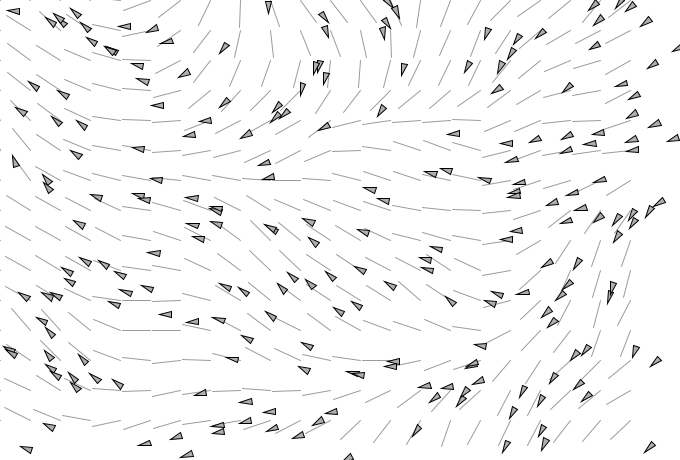
Frame 1 (no input)
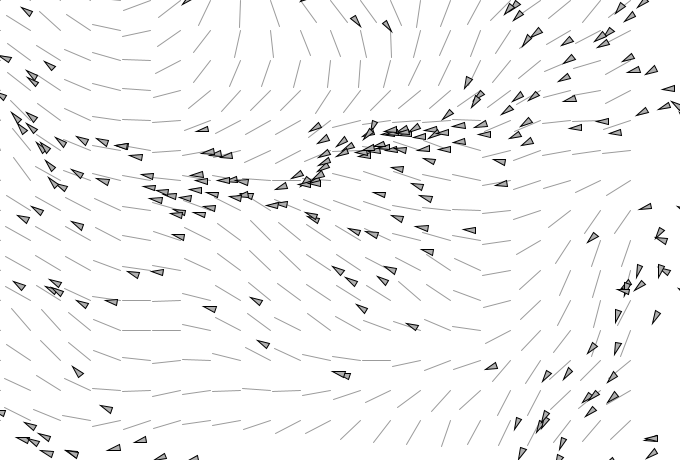
Frame 60 (the mouse pressed at the canvas centre just before this capture)
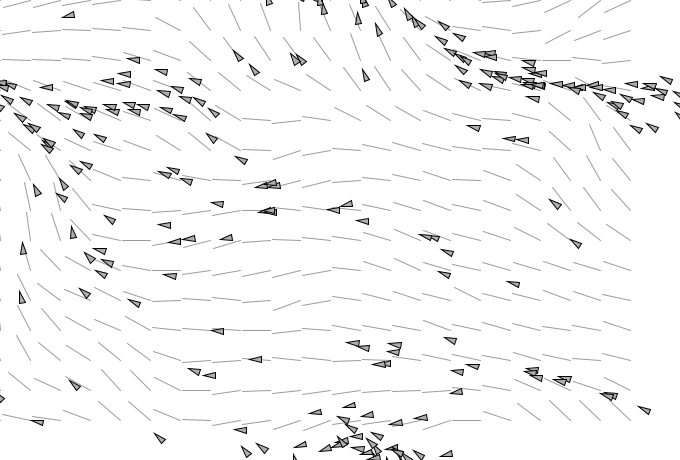
Frame 120 (the mouse held since frame 60 and released just before this capture)

The Processing sketch that drew these frames (run headless with seeded random() and noise(); from frame 60 on, the mouse is pressed at the canvas centre):

// Processing sketch: Slopes
// ── Slopes.pde
//Credit to go to the follow, this code is used for a calculus course to demonstrate slope fields

// The Nature of Code
// Daniel Shiffman
// http://natureofcode.com

// Flow Field Following
// Via Reynolds: http://www.red3d.com/cwr/steer/FlowFollow.html

// Using this variable to decide whether to draw all the stuff
boolean debug = true;

int randomNoise = 33;

// Flowfield object
FlowField theFlow;

// An ArrayList of vehicles
ArrayList<Vehicle> vehicles;

int DEFAULT_RES = 30;

void setup() {
  size(680, 460);
  //fullScreen();

  // Make a new flow field with "resolution" of 16
  theFlow = new FlowField(DEFAULT_RES);
  theFlow.init();
  vehicles = new ArrayList<Vehicle>();
  // Make a whole bunch of vehicles with random maxspeed and maxforce values
  for (int i = 0; i < 220; i++) {
    vehicles.add(new Vehicle(new PVector(random(width), random(height)), random(2, 5), random(0.1, 0.5)));
  }
}

void draw() {
  background(255);
  //// Display the theFlow in "debug" mode
  if (debug) theFlow.display();
  // Tell all the vehicles to follow the flow field
  for (Vehicle v : vehicles) {
    v.follow(theFlow);
    v.run();
  }
}


void keyPressed() {
  if (key == ' ') {
    debug = !debug;
  }
}

// Make a new theFlow
void mousePressed() {
  theFlow.init();
  theFlow = new FlowField(DEFAULT_RES);
  theFlow.init();
  //  console.log("mouse pressed");
}

// The Nature of Code
// Daniel Shiffman
// http://natureofcode.com

// Flow Field Following

class FlowField {

  // A flow field is a two dimensional array of PVectors
  PVector[][] forceField;
  int cols, rows; // Columns and Rows
  int resolution; // How large is each "cell" of the flow field

  FlowField(int r) {
    super();
    resolution = r;
    // Determine the number of columns and rows based on sketch's width and height
    cols = width/resolution;
    rows = height/resolution;
    this.forceField = new PVector[cols][rows];
  }

  public void init() {
    // Reseed noise so we get a new flow field every time
    randomNoise += 23;
    noiseSeed((int)random(10000));


    float xoff = 0;
    for (int i = 0; i < forceField.length; i++) {
      float yoff = 0;

      for (int j = 0; j < forceField[0].length; j++) {
        float theta = map(noise(xoff+0.01, yoff+0.01, 1), 0, 1, 0, TWO_PI);
        // Polar to cartesian coordinate transformation to get x and y components of the vector
        PVector vTemp = new PVector(cos(theta), sin(theta));
        PVector[] row = this.forceField[i]; 
        row[j] = vTemp;

        this.forceField[i][j] = vTemp; 
        yoff += 0.1;
      }
      xoff += 0.1;
    }
  }

  // Draw every vector
  void display() {
    for (int i = 0; i < forceField.length; i++) {
      for (int j = 0; j < forceField[0].length; j++) {
        drawVector(forceField[i][j], i*resolution, j*resolution, resolution-2);
      }
    }
  }

  // Renders a vector object 'v' as an arrow and a position 'x,y'
  void drawVector(PVector v, float x, float y, float scayl) {
    if (v==null)
      return;
    pushMatrix();
    float arrowsize = 4;
    // Translate to position to render vector
    translate(x, y);
    stroke(0, 100);
    // Call vector heading function to get direction (note that pointing to the right is a heading of 0) and rotate
    rotate(v.heading2D());
    // Calculate length of vector & scale it to be bigger or smaller if necessary
    float len = v.mag()*scayl;
    // Draw three lines to make an arrow (draw pointing up since we've rotate to the proper direction)
    line(0, 0, len, 0);
    //line(len,0,len-arrowsize,+arrowsize/2);
    //line(len,0,len-arrowsize,-arrowsize/2);
    popMatrix();
  }

  PVector lookup(PVector lookup) {
    int column = int(constrain(lookup.x/resolution, 0, cols-1));
    int row = int(constrain(lookup.y/resolution, 0, rows-1));

    return forceField[column][row].get();
  }
}

// The Nature of Code
// Daniel Shiffman
// http://natureofcode.com

// Flow Field Following

class Vehicle {

  // The usual stuff
  PVector position;
  PVector velocity;
  PVector acceleration;
  float r;
  float maxforce;    // Maximum steering force
  float maxspeed;    // Maximum speed

  Vehicle(PVector l, float ms, float mf) {
    position = l.get();
    r = 3.0;
    maxspeed = ms;
    maxforce = mf;
    acceleration = new PVector(0, 0);
    velocity = new PVector(0, 0);
  }

  public void run() {
    update();
    borders();
    display();
  }


  // Implementing Reynolds' flow field following algorithm
  // http://www.red3d.com/cwr/steer/FlowFollow.html
  void follow(FlowField flow) {
    // What is the vector at that spot in the flow field?
    PVector desired = flow.lookup(position);
    // Scale it up by maxspeed
    desired.mult(maxspeed);
    // Steering is desired minus velocity
    PVector steer = PVector.sub(desired, velocity);
    steer.limit(maxforce);  // Limit to maximum steering force
    applyForce(steer);
  }

  void applyForce(PVector force) {
    // We could add mass here if we want A = F / M
    acceleration.add(force);
  }

  // Method to update position
  void update() {
    // Update velocity
    velocity.add(acceleration);
    // Limit speed
    velocity.limit(maxspeed);
    position.add(velocity);
    // Reset accelertion to 0 each cycle
    acceleration.mult(0);
  }

  void display() {
    // Draw a triangle rotated in the direction of velocity
    float theta = velocity.heading2D() + radians(90);
    fill(175);
    stroke(0);
    pushMatrix();
    translate(position.x, position.y);
    rotate(theta);
    beginShape(TRIANGLES);
    vertex(0, -r*2);
    vertex(-r, r*2);
    vertex(r, r*2);
    endShape();
    popMatrix();
  }

  // Wraparound
  void borders() {
    if (position.x < -r) position.x = width+r;
    if (position.y < -r) position.y = height+r;
    if (position.x > width+r) position.x = -r;
    if (position.y > height+r) position.y = -r;
  }
}
